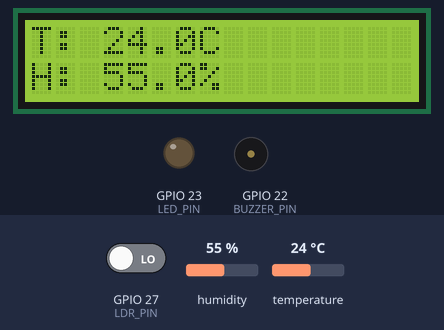
A program run on a simulated Raspberry Pi (BCM pin numbers). Shown: 16×2 character LCD, output pins drawn as LEDs (lit = HIGH), buzzer (waves = sounding, pin HIGH). The test bench sets the inputs (shaded band); at power-on: humidity 55 %, temperature 24 °C, GPIO 27 (LDR_PIN) LOW. What the program prints to the terminal is not drawn.

Above: at 1.2 s.
1.3 s: humidity set to 22 %
At 4.1 s:
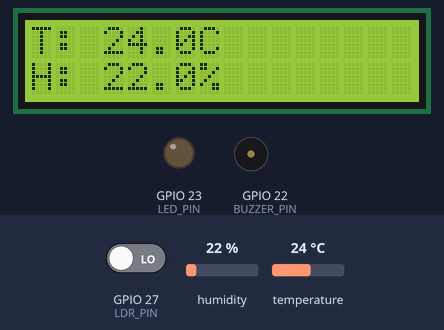
4.9 s: temperature set to 12 °C
At 7.3 s:
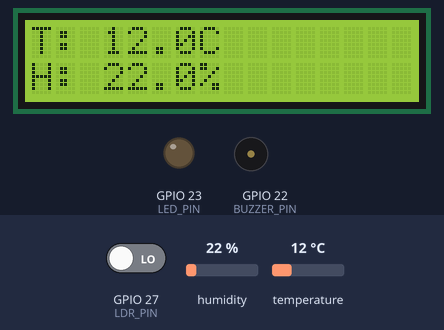
12.1 s: humidity set to 40 %
At 15.3 s:
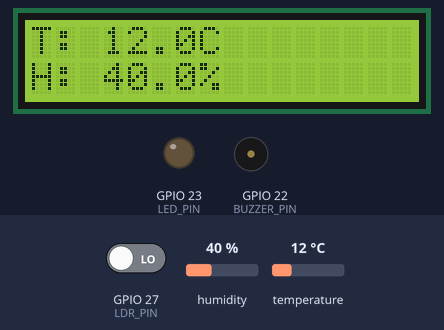
15.7 s: temperature set to 19 °C
At 17.3 s:
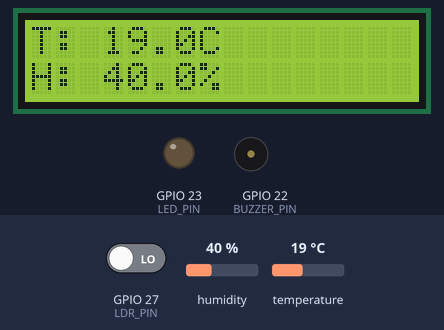
Timing chart, 0 to 18.8 s (numbered marks = the images above; inputs shaded):
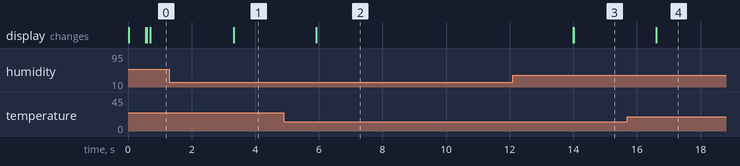

Measured:
- after the input at 1.3 s, the display: first changes after 2.0 s (image 1 shows a later state)
- after the input at 4.9 s, the display: first changes after 1.0 s (image 2 shows a later state)
- after the input at 12.1 s, the display: first changes after 1.9 s (image 3 shows a later state)
- after the input at 15.7 s, the display: changes after 0.91 s (image 4)

The program:

main.py
```python
import RPi.GPIO as GPIO
import Adafruit_DHT
import time
from smbus2 import SMBus

GPIO.setmode(GPIO.BCM)
GPIO.setwarnings(False)

DHT_PIN = 4
GAS_SENSOR_PIN = 17
LDR_PIN = 27
BUZZER_PIN = 22
LED_PIN = 23

I2C_ADDR = 0x27
LCD_WIDTH = 16
LCD_CHR = 1
LCD_CMD = 0
LCD_LINE_1 = 0x80
LCD_LINE_2 = 0xC0
ENABLE = 0b00000100

DHT_SENSOR = Adafruit_DHT.DHT22
GAS_THRESHOLD = 300

GPIO.setup(GAS_SENSOR_PIN, GPIO.IN)
GPIO.setup(LDR_PIN, GPIO.IN)
GPIO.setup(BUZZER_PIN, GPIO.OUT)
GPIO.setup(LED_PIN, GPIO.OUT)

bus = SMBus(1)

def lcd_init():
    lcd_byte(0x33, LCD_CMD)
    lcd_byte(0x32, LCD_CMD)
    lcd_byte(0x06, LCD_CMD)
    lcd_byte(0x0C, LCD_CMD)
    lcd_byte(0x28, LCD_CMD)
    lcd_byte(0x01, LCD_CMD)
    time.sleep(0.0005)

def lcd_byte(bits, mode):
    bits_high = mode | (bits & 0xF0) | 0x08
    bits_low = mode | ((bits << 4) & 0xF0) | 0x08
    bus.write_byte(I2C_ADDR, bits_high)
    lcd_toggle_enable(bits_high)
    bus.write_byte(I2C_ADDR, bits_low)
    lcd_toggle_enable(bits_low)

def lcd_toggle_enable(bits):
    time.sleep(0.0005)
    bus.write_byte(I2C_ADDR, bits | ENABLE)
    time.sleep(0.0005)
    bus.write_byte(I2C_ADDR, bits & ~ENABLE)
    time.sleep(0.0005)

def lcd_string(message, line):
    message = message.ljust(LCD_WIDTH, " ")
    lcd_byte(line, LCD_CMD)
    for i in range(LCD_WIDTH):
        lcd_byte(ord(message[i]), LCD_CHR)

def read_dht22():
    return Adafruit_DHT.read_retry(DHT_SENSOR, DHT_PIN)

def read_gas_sensor():
    return GPIO.input(GAS_SENSOR_PIN)

def read_ldr():
    return GPIO.input(LDR_PIN)

def main():
    lcd_init()
    while True:
        humidity, temperature = read_dht22()
        gas_detected = read_gas_sensor()
        light_level = read_ldr()
        lcd_string(f"T: {temperature:.1f}C", LCD_LINE_1)
        lcd_string(f"H: {humidity:.1f}%", LCD_LINE_2)
        if gas_detected:
            GPIO.output(BUZZER_PIN, GPIO.HIGH)
            GPIO.output(LED_PIN, GPIO.HIGH)
        else:
            GPIO.output(BUZZER_PIN, GPIO.LOW)
            GPIO.output(LED_PIN, GPIO.LOW)
        if light_level:
            print("Light detected")
        else:
            print("Darkness detected")
        time.sleep(2)

if __name__ == "__main__":
    try:
        main()
    except KeyboardInterrupt:
        lcd_string("Goodbye!", LCD_LINE_1)
        GPIO.cleanup()
```
